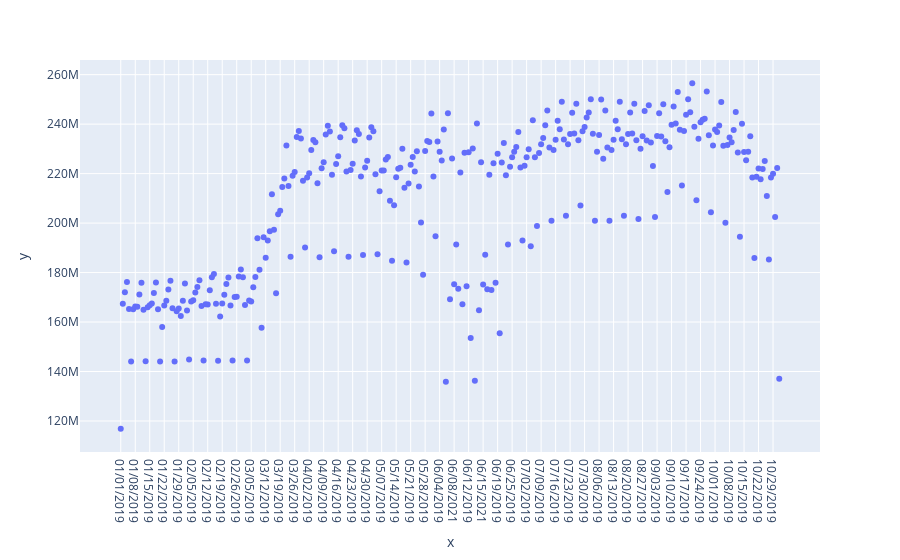
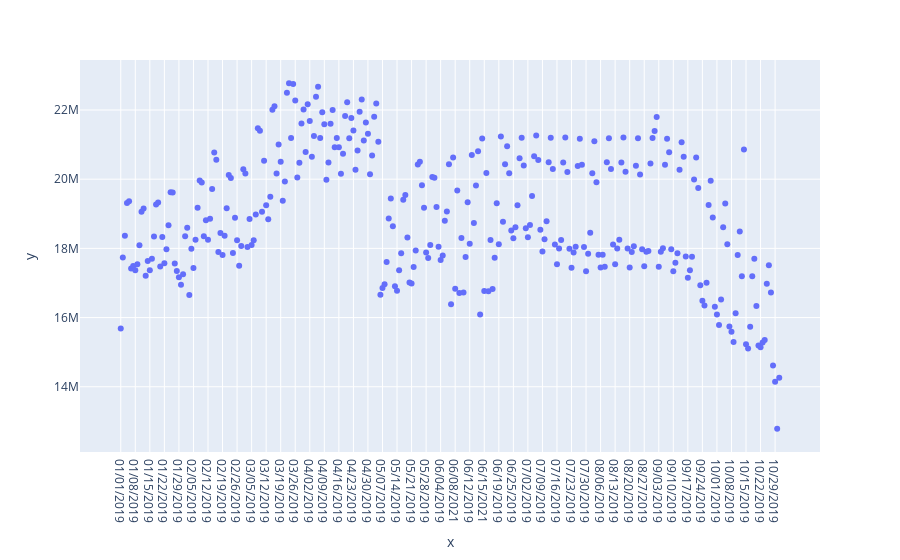

Notebook code for these charts, in order:
### Code cell
# (c)
def processor_time():
    n_processors = [10, 20]
    n_processors_time = {}
   
    for processor in n_processors:
        print(f"\n\n\nStarting computation with {processor} processors...\n\n\n")
        client = Client(n_workers = processor)
        start = time.time()

        # (a) with dask
        plot_avg_people_staying_home(trips_by_distance_dask, "dd")
        plot_how_far_people_travel()
        # (b) with dask
        plot_compare_dates(trips_by_distance_dask, "dd")

        dask_time = time.time() - start
        n_processors_time[processor] = dask_time

        print(f"\n\n\nTime with {processor} processors: {dask_time} seconds\n\n\n")
        client.close()
    print("\n\n\n", n_processors_time, "\n\n\n")

processor_time()

### Figure 1 — Plotly figure (JSON) as saved in the notebook; plotly's stock layout.template omitted (floating-point values rounded to 4 significant figures; data arrays with more than 128 entries replaced by an {"elided": "..."} marker saying what was removed)
{"data": [{"hovertemplate": "x=%{x}<br>y=%{y}<extra></extra>", "legendgroup": "", "marker": {"color": "#636efa", "symbol": "circle"}, "mode": "markers", "name": "", "orientation": "v", "showlegend": false, "type": "scatter", "x": {"elided": "319 str values"}, "xaxis": "x", "y": {"elided": "319 int values"}, "yaxis": "y"}], "layout": {"legend": {"tracegroupgap": 0}, "margin": {"t": 60}, "xaxis": {"anchor": "y", "domain": [0, 1], "title": {"text": "x"}}, "yaxis": {"anchor": "x", "domain": [0, 1], "title": {"text": "y"}}}}

### Figure 2 — Plotly figure (JSON) as saved in the notebook; plotly's stock layout.template omitted (floating-point values rounded to 4 significant figures; data arrays with more than 128 entries replaced by an {"elided": "..."} marker saying what was removed)
{"data": [{"hovertemplate": "x=%{x}<br>y=%{y}<extra></extra>", "legendgroup": "", "marker": {"color": "#636efa", "symbol": "circle"}, "mode": "markers", "name": "", "orientation": "v", "showlegend": false, "type": "scatter", "x": {"elided": "318 str values"}, "xaxis": "x", "y": {"elided": "318 int values"}, "yaxis": "y"}], "layout": {"legend": {"tracegroupgap": 0}, "margin": {"t": 60}, "xaxis": {"anchor": "y", "domain": [0, 1], "title": {"text": "x"}}, "yaxis": {"anchor": "x", "domain": [0, 1], "title": {"text": "y"}}}}
